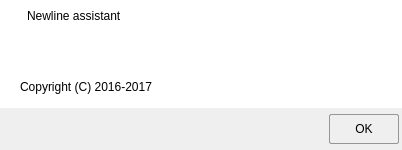
<?xml version="1.0" encoding="UTF-8"?>
<ui version="4.0">
 <class>AboutDialog</class>
 <widget class="QDialog" name="AboutDialog">
  <property name="geometry">
   <rect>
    <x>0</x>
    <y>0</y>
    <width>402</width>
    <height>150</height>
   </rect>
  </property>
  <property name="minimumSize">
   <size>
    <width>370</width>
    <height>0</height>
   </size>
  </property>
  <property name="maximumSize">
   <size>
    <width>16777215</width>
    <height>16777215</height>
   </size>
  </property>
  <property name="font">
   <font>
    <family>Microsoft YaHei UI</family>
    <weight>50</weight>
    <bold>false</bold>
   </font>
  </property>
  <property name="windowTitle">
   <string>Newline assistant</string>
  </property>
  <property name="windowIcon">
   <iconset>
    <normalon>:/Resource/images/logo.png</normalon>
   </iconset>
  </property>
  <property name="styleSheet">
   <string notr="true">background-color: rgb(255, 255, 255);</string>
  </property>
  <layout class="QGridLayout" name="gridLayout_6">
   <property name="leftMargin">
    <number>0</number>
   </property>
   <property name="topMargin">
    <number>0</number>
   </property>
   <property name="rightMargin">
    <number>0</number>
   </property>
   <property name="bottomMargin">
    <number>0</number>
   </property>
   <property name="verticalSpacing">
    <number>0</number>
   </property>
   <item row="0" column="0">
    <widget class="QWidget" name="titleWidget" native="true">
     <property name="minimumSize">
      <size>
       <width>0</width>
       <height>35</height>
      </size>
     </property>
     <property name="maximumSize">
      <size>
       <width>16777215</width>
       <height>40</height>
      </size>
     </property>
     <layout class="QGridLayout" name="gridLayout_3">
      <property name="leftMargin">
       <number>6</number>
      </property>
      <property name="topMargin">
       <number>0</number>
      </property>
      <property name="rightMargin">
       <number>3</number>
      </property>
      <property name="bottomMargin">
       <number>3</number>
      </property>
      <property name="horizontalSpacing">
       <number>6</number>
      </property>
      <property name="verticalSpacing">
       <number>0</number>
      </property>
      <item row="0" column="0">
       <widget class="QLabel" name="iconLabel">
        <property name="minimumSize">
         <size>
          <width>15</width>
          <height>15</height>
         </size>
        </property>
        <property name="maximumSize">
         <size>
          <width>15</width>
          <height>15</height>
         </size>
        </property>
        <property name="styleSheet">
         <string notr="true">image: url(:/Resource/images/logo.png);</string>
        </property>
        <property name="text">
         <string/>
        </property>
        <property name="alignment">
         <set>Qt::AlignCenter</set>
        </property>
       </widget>
      </item>
      <item row="0" column="1">
       <widget class="QLabel" name="titleLabel">
        <property name="text">
         <string>Newline assistant</string>
        </property>
       </widget>
      </item>
      <item row="0" column="2">
       <spacer name="horizontalSpacer_2">
        <property name="orientation">
         <enum>Qt::Horizontal</enum>
        </property>
        <property name="sizeHint" stdset="0">
         <size>
          <width>168</width>
          <height>20</height>
         </size>
        </property>
       </spacer>
      </item>
      <item row="0" column="3">
       <widget class="QPushButton" name="closeButton">
        <property name="minimumSize">
         <size>
          <width>40</width>
          <height>30</height>
         </size>
        </property>
        <property name="maximumSize">
         <size>
          <width>40</width>
          <height>35</height>
         </size>
        </property>
        <property name="focusPolicy">
         <enum>Qt::NoFocus</enum>
        </property>
        <property name="styleSheet">
         <string notr="true">.QPushButton{
  border:1px solid white;
  image: url(:/Resource/icons/close.png);
}
.QPushButton:hover{ 
	background:rgb(255,0,0);
}

.QPushButton:pressed{ 
	background:rgb(200,0,0);
}
</string>
        </property>
        <property name="text">
         <string/>
        </property>
        <property name="flat">
         <bool>true</bool>
        </property>
       </widget>
      </item>
     </layout>
    </widget>
   </item>
   <item row="1" column="0">
    <layout class="QGridLayout" name="gridLayout_5">
     <property name="leftMargin">
      <number>20</number>
     </property>
     <property name="topMargin">
      <number>3</number>
     </property>
     <property name="rightMargin">
      <number>12</number>
     </property>
     <property name="bottomMargin">
      <number>6</number>
     </property>
     <property name="verticalSpacing">
      <number>6</number>
     </property>
     <item row="0" column="0">
      <layout class="QGridLayout" name="gridLayout" columnstretch="0">
       <property name="leftMargin">
        <number>0</number>
       </property>
       <item row="0" column="0">
        <widget class="QLabel" name="versionLabel">
         <property name="minimumSize">
          <size>
           <width>0</width>
           <height>28</height>
          </size>
         </property>
         <property name="maximumSize">
          <size>
           <width>16777215</width>
           <height>28</height>
          </size>
         </property>
         <property name="font">
          <font>
           <underline>true</underline>
          </font>
         </property>
         <property name="text">
          <string/>
         </property>
         <property name="alignment">
          <set>Qt::AlignLeading|Qt::AlignLeft|Qt::AlignVCenter</set>
         </property>
        </widget>
       </item>
      </layout>
     </item>
     <item row="1" column="0">
      <widget class="QLabel" name="label_2">
       <property name="minimumSize">
        <size>
         <width>332</width>
         <height>30</height>
        </size>
       </property>
       <property name="maximumSize">
        <size>
         <width>16777215</width>
         <height>30</height>
        </size>
       </property>
       <property name="text">
        <string>Copyright (C) 2016-2017</string>
       </property>
      </widget>
     </item>
    </layout>
   </item>
   <item row="2" column="0">
    <widget class="QWidget" name="widget" native="true">
     <property name="minimumSize">
      <size>
       <width>40</width>
       <height>40</height>
      </size>
     </property>
     <property name="maximumSize">
      <size>
       <width>16777215</width>
       <height>16777215</height>
      </size>
     </property>
     <property name="styleSheet">
      <string notr="true">background-color: rgb(239, 239, 239);</string>
     </property>
     <layout class="QGridLayout" name="gridLayout_4">
      <property name="topMargin">
       <number>6</number>
      </property>
      <property name="rightMargin">
       <number>3</number>
      </property>
      <property name="bottomMargin">
       <number>6</number>
      </property>
      <property name="verticalSpacing">
       <number>0</number>
      </property>
      <item row="0" column="1">
       <widget class="QPushButton" name="okButton">
        <property name="minimumSize">
         <size>
          <width>70</width>
          <height>30</height>
         </size>
        </property>
        <property name="styleSheet">
         <string notr="true">QPushButton{
    border-style:solid;
    border-width:1px 1px 1px 1px;
    border-color:#969696;
    border-radius:2px;
}
QPushButton:hover{
    border-style:solid;
    border-width:1px 1px 1px 1px;
    border-color:#0078d6;
    border-radius:2px;
}

QPushButton:pressed{
    border-style:solid;
    border-width:2px 2px 2px 2px;
    border-color:#0078d6;
    border-radius:2px;
}</string>
        </property>
        <property name="text">
         <string>OK</string>
        </property>
       </widget>
      </item>
      <item row="0" column="0">
       <spacer name="horizontalSpacer">
        <property name="orientation">
         <enum>Qt::Horizontal</enum>
        </property>
        <property name="sizeHint" stdset="0">
         <size>
          <width>40</width>
          <height>20</height>
         </size>
        </property>
       </spacer>
      </item>
     </layout>
    </widget>
   </item>
  </layout>
 </widget>
 <resources/>
 <connections/>
</ui>
